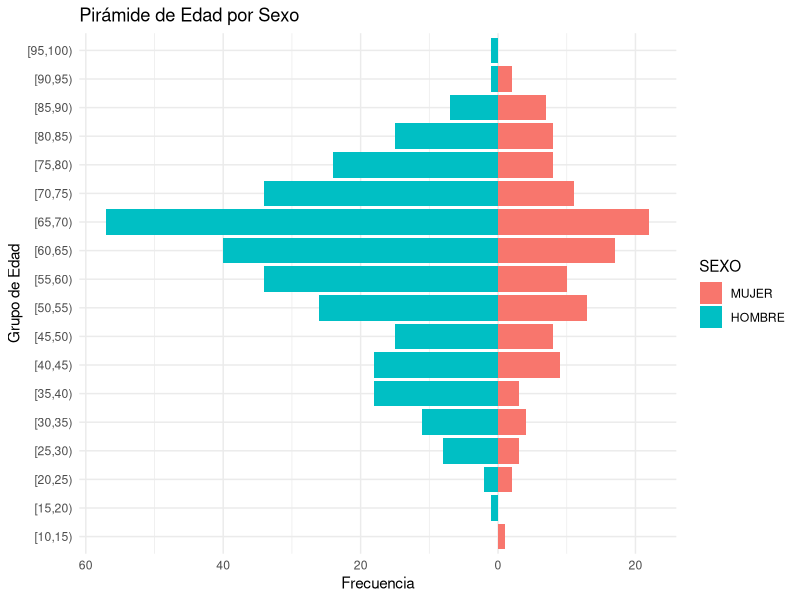

Write R code to recreate this figure.
# SET UP -----------------------------------------------------------------------
# Verificar si ggplot2 está instalado; si no, instalarlo

if (!requireNamespace("ggplot2", quietly = TRUE)) {
  install.packages("ggplot2")
}

library(ggplot2)


# LECTURA DE BASE DE DATOS -----------------------------------------------------

grd <- read.csv("registros_E10.5_grd2022.csv")

# Eliminacion de registros de sexo desconocido
grd <- subset(grd, SEXO != "DESCONOCIDO")

# Crear intervalos de cinco años
grd$GRUPO_EDAD <- cut(grd$EDAD, breaks = seq(0, 105, by = 5), right = FALSE, include.lowest = TRUE)

# Contar las frecuencias por grupo de edad y sexo

grd_freq <- data.frame(xtabs(~ GRUPO_EDAD + SEXO, data = grd, drop.unused.levels = TRUE))


# Eliminar celdas sin informacion
grd_freq <- grd_freq[complete.cases(grd_freq),]

# Crear el gráfico
ggplot(grd_freq) +
  geom_bar(aes(GRUPO_EDAD,Freq,group=SEXO,fill=SEXO),stat = "identity", subset(grd_freq, grd_freq$SEXO=="MUJER")) +
  geom_bar(aes(GRUPO_EDAD,-Freq,group=SEXO,fill=SEXO),stat = "identity", subset(grd_freq, grd_freq$SEXO=="HOMBRE")) +
  coord_flip() +
  labs(title = "Pirámide de Edad por Sexo",
       x = "Grupo de Edad",
       y = "Frecuencia") +
  theme_minimal() +
  scale_y_continuous(labels = abs) 
